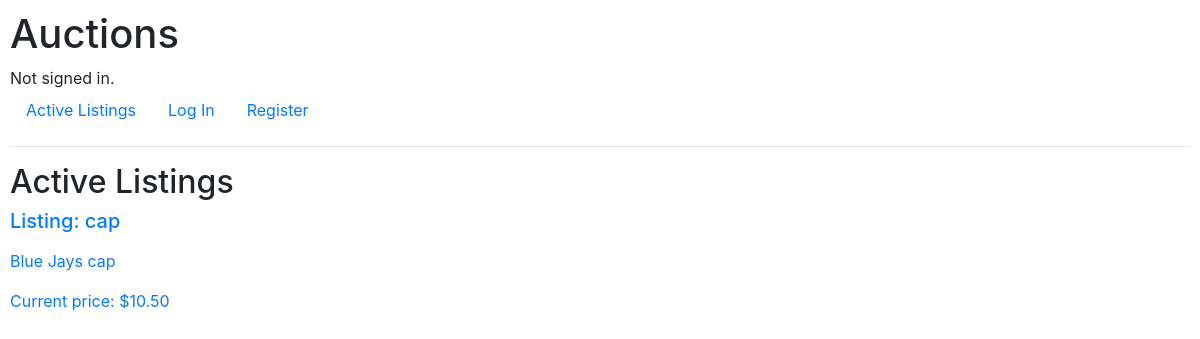
The app's page /, older data.
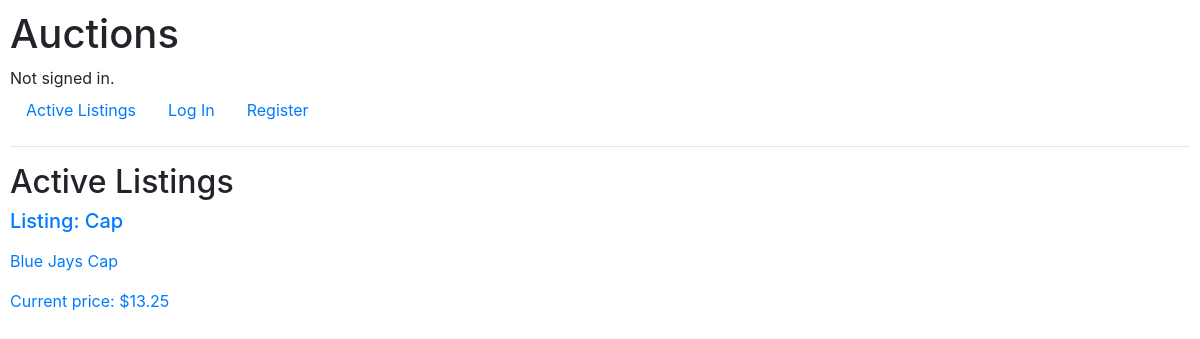
The same page, newer data.
### auctions/models.py (models this page shows)
class Listing(models.Model):
    title = models.CharField(max_length=64)
    description = models.CharField(max_length = 256)
    starting_bid = models.DecimalField(max_digits=20, decimal_places=2)
    current_price = models.DecimalField(max_digits=20, decimal_places=2)
    image_url = models.URLField(blank=True) #optionally add url field
    category = models.CharField(max_length=1, choices=CATEGORIES, default=CATEGORIES[5][1])
    active = models.BooleanField(default = True) #if the listing is active, default active
    seller = models.ForeignKey(User, null=False, on_delete=models.CASCADE, related_name="listing_sold")
    buyer = models.ForeignKey(User, null=True, on_delete=models.CASCADE, related_name="listing_bought")

### auctions/views.py (the view)
# urls.py: path("", views.index, name="index"),
def index(request):
    active_listings = Listing.objects.filter(active=True)
    return render(request, "auctions/index.html", {
        "active_listings": active_listings
    })

### auctions/templates/auctions/index.html (shortened to what this page needs)
{% extends "auctions/layout.html" %}
{% block body %}
    <h2>Active Listings</h2>
    {% for listing in active_listings %}
    <a href="listing/{{ listing.title }}">
    <div>
        <h5> Listing: {{ listing.title }} </h5>
        <p>{{ listing.description }}</p>
        <p>Current price: ${{ listing.current_price }}</p>
        <br>
    </div>
    </a>
    {% endfor %}
{% endblock %}

### auctions/templates/auctions/layout.html (shortened to what this page needs)
{% load static %}
<!DOCTYPE html>
<html lang="en">
    <head>
        <link rel="stylesheet" href="https://stackpath.bootstrapcdn.com/bootstrap/4.4.1/css/bootstrap.min.css">
        <link href="{% static 'auctions/styles.css' %}" rel="stylesheet">
    </head>
    <body>
        <h1>Auctions</h1>
        <div>
            {% if user.is_authenticated %}
                Signed in as <strong>{{ user.username }}</strong>.
            {% else %}
                Not signed in.
            {% endif %}
        </div>
        <ul class="nav">
            <li class="nav-item">
                <a class="nav-link" href="{% url 'index' %}">Active Listings</a>
            </li>
            {% if user.is_authenticated %}
                <li class="nav-item">
                    <a class="nav-link" href="{% url 'logout' %}">Log Out</a>
                </li>
            {% else %}
                <li class="nav-item">
                    <a class="nav-link" href="{% url 'login' %}">Log In</a>
                </li>
                <li class="nav-item">
                    <a class="nav-link" href="{% url 'register' %}">Register</a>
                </li>
            {% endif %}
        </ul>
        <hr>
        {% block body %}
        {% endblock %}
    </body>
</html>

### auctions/static/auctions/styles.css (style rules this page uses)
body { padding: 10px; }

Row changes from the older to the newer data that the page shows:
removed Listing: title "cap", description "Blue Jays cap", current_price "10.50"
added Listing: title "Cap", description "Blue Jays Cap", current_price "13.25"
